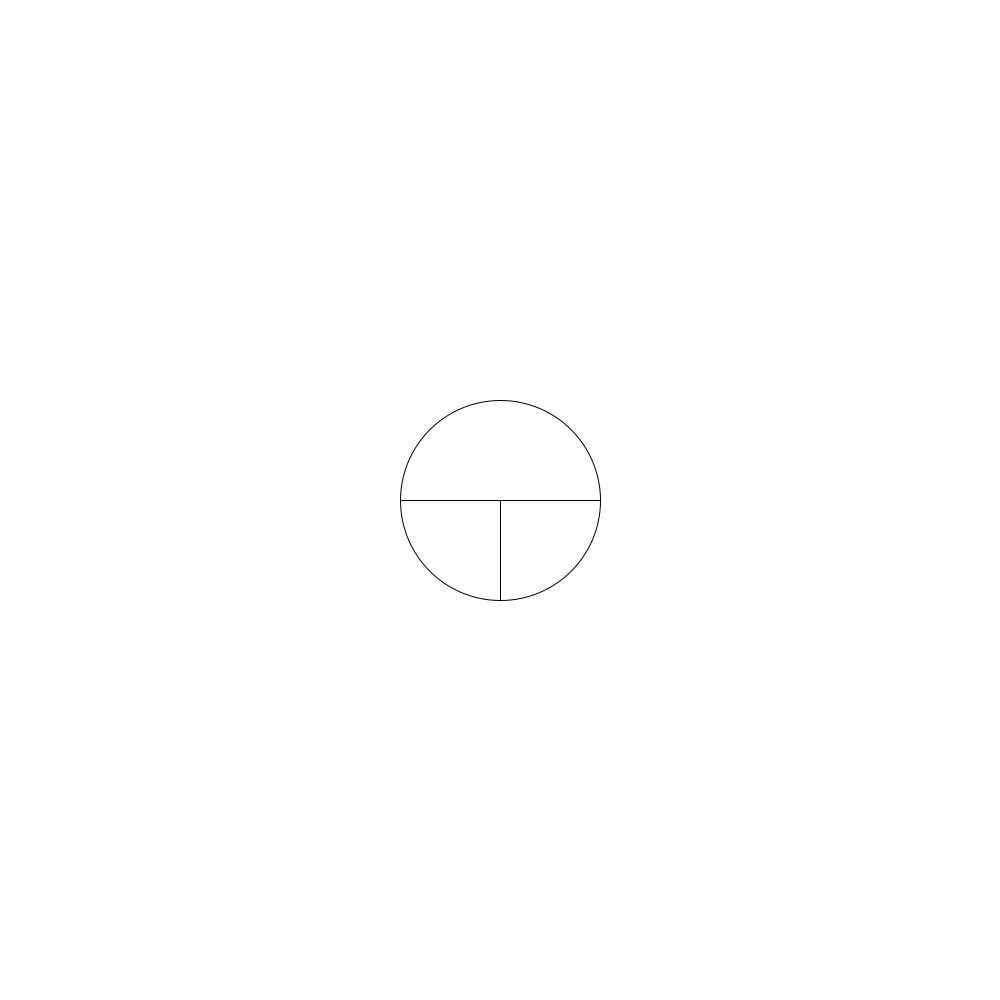
Frame 1 (no input)
Frame 60 (the mouse pressed at the canvas centre just before this capture): identical to frame 1, image omitted
Frame 120 (the mouse held since frame 60 and released just before this capture): identical to frame 1, image omitted

The Processing sketch that drew this single still picture (run headless with seeded random() and noise(); from frame 60 on, the mouse is pressed at the canvas centre):

// Processing sketch: ejemplo_radianes
// ── ejemplo_radianes.pde
int diametro = 200;
float radio = diametro/2;
float circunferencia = TWO_PI * diametro;

int centroHorizontal;
int centroVertical;

void setup() {
  size(1000, 1000);
  centroHorizontal = width/2;
  centroVertical = height/2;
}

void draw() {
  background(255);
  noStroke();
  
  translate(centroHorizontal,centroVertical);
  noFill();
  
  stroke(0);
  ellipse(0, 0, diametro, diametro);
  //Dibuja el diametro
  stroke(0);
  line(-radio, 0, radio, 0);
  //Dibuja el radio
  stroke(0);
  line( 0, 0, 0, radio);

  //float d = dist (mouseX, mouseY, centroHorizontal, centroVertical);
  //if(d < radio){
  //  fill(45, 60, 90);
  //}
  //else{
  //  fill(255);
  //}
  
}
//Longitud de arco = al radio tenemos 1 radian
